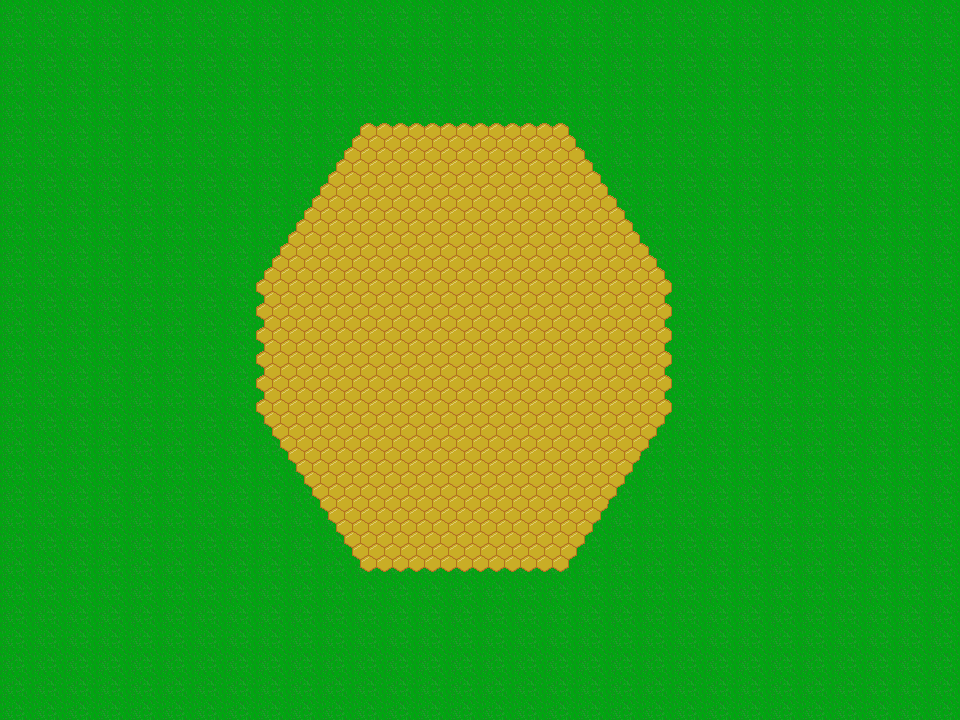

A level layout from a 2D game, rendered from its tile map. Below: a short description, then the map file with its tile-grid data intact:
An orthogonal 30x30 tile map with 32x24 px tiles, 2 tile layers (Kachelebene 1, Kachelebene 2), 3 tilesets and 1 object.

<map version="1.0" tiledversion="1.1.5" orientation="orthogonal" renderorder="right-down" width="30" height="30" tilewidth="32" tileheight="24" infinite="0" nextobjectid="3">
 <tileset firstgid="1" name="grass" tilewidth="32" tileheight="24" tilecount="1" columns="1">
  <image source="grass.png" width="32" height="32" />
 </tileset>
 <tileset firstgid="2" name="Honeycomb-Tileset" tilewidth="32" tileheight="24" tilecount="35" columns="5">
  <image source="../honeycombs/Honeycomb-Tileset.png" width="160" height="168" />
 </tileset>
 <tileset firstgid="37" name="Honeycomb-tileset" tilewidth="32" tileheight="24" tilecount="35" columns="5">
  <image source="../honeycombs/Honeycomb-tileset.png" width="160" height="168" />
 </tileset>
 <layer name="Kachelebene 1" width="30" height="30">
  <data encoding="csv">
1,1,1,1,1,1,1,1,1,1,1,1,1,1,1,1,1,1,1,1,1,1,1,1,1,1,1,1,1,1,
1,1,1,1,1,1,1,1,1,1,1,1,1,1,1,1,1,1,1,1,1,1,1,1,1,1,1,1,1,1,
1,1,1,1,1,1,1,1,1,1,1,1,1,1,1,1,1,1,1,1,1,1,1,1,1,1,1,1,1,1,
1,1,1,1,1,1,1,1,1,1,1,1,1,1,1,1,1,1,1,1,1,1,1,1,1,1,1,1,1,1,
1,1,1,1,1,1,1,1,1,1,1,1,1,1,1,1,1,1,1,1,1,1,1,1,1,1,1,1,1,1,
1,1,1,1,1,1,1,1,1,1,1,1,1,1,1,1,1,1,1,1,1,1,1,1,1,1,1,1,1,1,
1,1,1,1,1,1,1,1,1,1,1,1,1,1,1,1,1,1,1,1,1,1,1,1,1,1,1,1,1,1,
1,1,1,1,1,1,1,1,1,1,1,1,1,1,1,1,1,1,1,1,1,1,1,1,1,1,1,1,1,1,
1,1,1,1,1,1,1,1,1,1,1,1,1,1,1,1,1,1,1,1,1,1,1,1,1,1,1,1,1,1,
1,1,1,1,1,1,1,1,1,1,1,1,1,1,1,1,1,1,1,1,1,1,1,1,1,1,1,1,1,1,
1,1,1,1,1,1,1,1,1,1,1,1,1,1,1,1,1,1,1,1,1,1,1,1,1,1,1,1,1,1,
1,1,1,1,1,1,1,1,1,1,1,1,1,1,1,1,1,1,1,1,1,1,1,1,1,1,1,1,1,1,
1,1,1,1,1,1,1,1,1,1,1,1,1,1,1,1,1,1,1,1,1,1,1,1,1,1,1,1,1,1,
1,1,1,1,1,1,1,1,1,1,1,1,1,1,1,1,1,1,1,1,1,1,1,1,1,1,1,1,1,1,
1,1,1,1,1,1,1,1,1,1,1,1,1,1,1,1,1,1,1,1,1,1,1,1,1,1,1,1,1,1,
1,1,1,1,1,1,1,1,1,1,1,1,1,1,1,1,1,1,1,1,1,1,1,1,1,1,1,1,1,1,
1,1,1,1,1,1,1,1,1,1,1,1,1,1,1,1,1,1,1,1,1,1,1,1,1,1,1,1,1,1,
1,1,1,1,1,1,1,1,1,1,1,1,1,1,1,1,1,1,1,1,1,1,1,1,1,1,1,1,1,1,
1,1,1,1,1,1,1,1,1,1,1,1,1,1,1,1,1,1,1,1,1,1,1,1,1,1,1,1,1,1,
1,1,1,1,1,1,1,1,1,1,1,1,1,1,1,1,1,1,1,1,1,1,1,1,1,1,1,1,1,1,
1,1,1,1,1,1,1,1,1,1,1,1,1,1,1,1,1,1,1,1,1,1,1,1,1,1,1,1,1,1,
1,1,1,1,1,1,1,1,1,1,1,1,1,1,1,1,1,1,1,1,1,1,1,1,1,1,1,1,1,1,
1,1,1,1,1,1,1,1,1,1,1,1,1,1,1,1,1,1,1,1,1,1,1,1,1,1,1,1,1,1,
1,1,1,1,1,1,1,1,1,1,1,1,1,1,1,1,1,1,1,1,1,1,1,1,1,1,1,1,1,1,
1,1,1,1,1,1,1,1,1,1,1,1,1,1,1,1,1,1,1,1,1,1,1,1,1,1,1,1,1,1,
1,1,1,1,1,1,1,1,1,1,1,1,1,1,1,1,1,1,1,1,1,1,1,1,1,1,1,1,1,1,
1,1,1,1,1,1,1,1,1,1,1,1,1,1,1,1,1,1,1,1,1,1,1,1,1,1,1,1,1,1,
1,1,1,1,1,1,1,1,1,1,1,1,1,1,1,1,1,1,1,1,1,1,1,1,1,1,1,1,1,1,
1,1,1,1,1,1,1,1,1,1,1,1,1,1,1,1,1,1,1,1,1,1,1,1,1,1,1,1,1,1,
1,1,1,1,1,1,1,1,1,1,1,1,1,1,1,1,1,1,1,1,1,1,1,1,1,1,1,1,1,1
</data>
 </layer>
 <layer name="Kachelebene 2" width="30" height="30">
  <data encoding="csv">
0,0,0,0,0,0,0,0,0,0,0,0,0,0,0,0,0,0,0,0,0,0,0,0,0,0,0,0,0,0,
0,0,0,0,0,0,0,0,0,0,0,0,0,0,0,0,0,0,0,0,0,0,0,0,0,0,0,0,0,0,
0,0,0,0,0,0,0,0,0,0,0,1,1,0,0,0,1,1,0,0,0,0,0,0,0,0,0,0,0,0,
0,0,0,0,0,0,0,0,0,0,1,1,1,1,1,1,1,1,41,0,0,0,0,0,0,0,0,0,0,0,
0,0,0,0,0,0,0,0,0,1,1,1,1,1,1,1,1,1,1,1,0,0,0,0,0,0,0,0,0,0,
0,0,0,0,0,0,0,0,0,1,37,38,39,39,39,39,39,40,41,1,0,0,0,0,0,0,0,0,0,0,
0,0,0,0,0,0,0,0,1,1,42,43,49,49,49,49,50,45,46,1,0,0,0,0,0,0,0,0,0,0,
0,0,0,0,0,0,0,0,37,37,47,49,54,54,54,54,55,55,51,1,1,0,0,0,0,0,0,0,0,0,
0,0,0,0,0,0,0,0,1,42,43,54,59,59,59,59,60,55,45,46,1,0,0,0,0,0,0,0,0,0,
0,0,0,0,0,0,0,0,37,47,48,59,60,53,54,55,54,54,55,51,1,0,0,0,0,0,0,0,0,0,
0,0,0,0,0,0,0,0,42,43,48,49,58,53,53,54,59,54,55,45,46,0,0,0,0,0,0,0,0,0,
0,0,0,0,0,0,0,0,47,48,53,54,55,58,53,53,54,54,54,55,51,0,0,0,0,0,0,0,0,0,
0,0,0,0,0,0,0,0,52,53,54,55,53,58,58,53,53,59,59,60,56,0,0,0,0,0,0,0,0,0,
0,0,0,0,0,0,0,0,52,54,55,55,58,58,59,58,53,54,55,60,56,0,0,0,0,0,0,0,0,0,
0,0,0,0,0,0,0,0,52,59,60,53,58,59,60,44,53,53,54,55,56,0,0,0,0,0,0,0,0,0,
0,0,0,0,0,0,0,0,52,58,53,58,58,59,60,49,53,53,53,54,56,0,0,0,0,0,0,0,0,0,
0,0,0,0,0,0,0,0,52,48,58,58,59,60,60,54,58,58,58,59,56,0,0,0,0,0,0,0,0,0,
0,0,0,0,0,0,0,0,57,58,49,54,49,49,50,49,50,50,50,60,61,0,0,0,0,0,0,0,0,0,
0,0,0,0,0,0,0,0,62,63,49,59,54,49,49,54,55,55,55,65,66,0,0,0,0,0,0,0,0,0,
0,0,0,0,0,0,0,0,1,57,54,59,59,54,54,59,60,60,60,61,0,0,0,0,0,0,0,0,0,0,
0,0,0,0,0,0,0,0,0,62,59,59,60,59,59,59,59,59,60,66,0,0,0,0,0,0,0,0,0,0,
0,0,0,0,0,0,0,0,0,1,57,59,60,59,59,59,59,60,61,0,0,0,0,0,0,0,0,0,0,0,
0,0,0,0,0,0,0,0,0,1,62,63,64,64,64,64,64,65,66,0,0,0,0,0,0,0,0,0,0,0,
0,0,0,0,0,0,0,0,0,1,67,68,69,69,69,69,69,70,71,0,0,0,0,0,0,0,0,0,0,0,
0,0,0,0,0,0,0,0,0,1,1,1,1,1,1,1,1,1,0,0,0,0,0,0,0,0,0,0,0,0,
0,0,0,0,0,0,0,0,0,0,0,0,0,0,0,0,0,0,0,0,0,0,0,0,0,0,0,0,0,0,
0,0,0,0,0,0,0,0,0,0,0,0,0,0,0,0,0,0,0,0,0,0,0,0,0,0,0,0,0,0,
0,0,0,0,0,0,0,0,0,0,0,0,0,0,0,0,0,0,0,0,0,0,0,0,0,0,0,0,0,0,
0,0,0,0,0,0,0,0,0,0,0,0,0,0,0,0,0,0,0,0,0,0,0,0,0,0,0,0,0,0,
0,0,0,0,0,0,0,0,0,0,0,0,0,0,0,0,0,0,0,0,0,0,0,0,0,0,0,0,0,0
</data>
 </layer>
 <objectgroup name="Workarea">
  <object id="2" x="361" y="121">
   <polygon points="0,0 -109,161 -110,291 6,455 205,453 317,289 315,160 209,0" />
  </object>
 </objectgroup>
</map>
